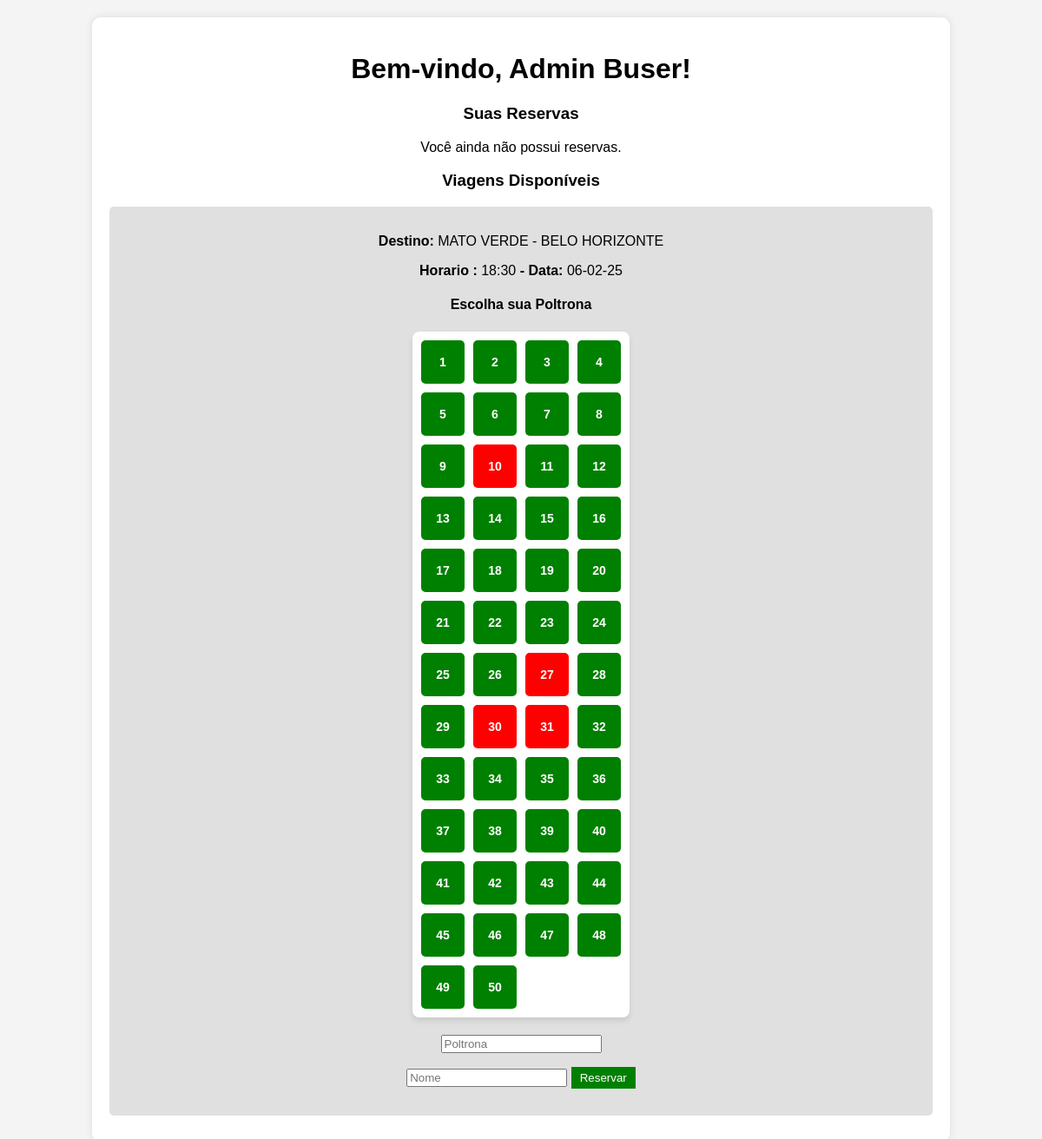
Screenshot of /user (signed in) with the database file from the repository.
### tables this page shows
CREATE TABLE usuarios (
                        id INTEGER PRIMARY KEY AUTOINCREMENT,
                        nome TEXT,
                        email TEXT UNIQUE,
                        senha TEXT,
                        tipo TEXT DEFAULT 'user',
                        idade INTEGER,
                        cidade TEXT);

CREATE TABLE viagens (
                        id INTEGER PRIMARY KEY AUTOINCREMENT,
                        origem TEXT,
                        destino TEXT,
                        data TEXT,
                        horario TEXT,
                        onibus TEXT);

### app.py (the view)
@app.route('/user')
def user():
    if 'usuario_id' in session:
        usuario_id = session['usuario_id']
        con = conectar_bd()
        cur = con.cursor()
        cur.execute("SELECT nome FROM usuarios WHERE id = ?", (usuario_id,))
        usuario = cur.fetchone()
        con.close()
        nome_usuario = usuario[0] if usuario else "Usuário"
        con = conectar_bd()
        cur = con.cursor()
        cur.execute("SELECT * FROM viagens")
        viagens = cur.fetchall()
        cur.execute("SELECT r.id, viagens.origem, viagens.destino, viagens.data, r.poltrona FROM reservas r JOIN viagens ON r.viagem_id = viagens.id WHERE r.usuario_id = ?", (usuario_id,))
        reservas = cur.fetchall()
        poltronas_ocupadas = {}
        for viagem in viagens:
            cur.execute("SELECT poltrona FROM reservas WHERE viagem_id = ? AND status = 'Confirmado'", (viagem[0],))
            ocupadas = cur.fetchall()
            poltronas_ocupadas[viagem[0]] = [row[0] for row in ocupadas]
        con.close()
        print(viagens)
        return render_template('user.html', viagens=viagens, reservas=reservas, poltronas_ocupadas=poltronas_ocupadas, nome_usuario=nome_usuario)
    return redirect(url_for('login'))

### app.py (called while the page is built)
def conectar_bd():
    return sqlite3.connect('banco.db', check_same_thread=False)

### templates/user.html (shortened to what this page needs)
<!DOCTYPE html>
<html lang="pt-br">
<head>
</head>
<body>
    <div class="container">
        <h1>Bem-vindo, {{ nome_usuario }}!</h1>
        <h3>Suas Reservas</h3>
        <div class="info">
            {% if reservas %}
                {% for reserva in reservas %}
                    <div class="viagem">
                        <p><strong>Destino:</strong> {{ reserva[2] }}</p>
                        <p><strong>Data:</strong> {{ reserva[3] }} - <strong>Poltrona:</strong> {{ reserva[4] }}</p>
                    </div>
                {% endfor %}
            {% else %}
                <p>Você ainda não possui reservas.</p>
            {% endif %}
        </div>
        <h3>Viagens Disponíveis</h3>
        {% if viagens %}
            {% for viagem in viagens %}
                <div class="viagem">
                    <p><strong>Destino:</strong> {{ viagem[2] }}</p>
                    <p> <strong>Horario :</strong> {{ viagem[4] }}<strong> - Data:</strong> {{ viagem[3] }}</p>
                    <h4>Escolha sua Poltrona</h4>
                    <div class="poltronas">
                        {% for i in range(1, 51) %}
                            <div class="poltrona {% if i in poltronas_ocupadas[viagem[0]] %}ocupada{% endif %}"
                                 onclick="selecionarPoltrona(this, 'poltrona_{{ viagem[0] }}')">
                                {{ i }}
                            </div>
                        {% endfor %}
                    </div>
                    <form method="POST" action="/reservar">
                        <input type="number" id="poltrona_{{ viagem[0] }}" name="poltrona" placeholder="Poltrona" required readonly>
			<p><input type="text" id="nome" name="nome" placeholder="Nome" required>
                        <button type="submit" class="btn">Reservar</button>
                    </form>
                </div>
            {% endfor %}
        {% else %}
            <p>Nenhuma viagem disponível no momento.</p>
        {% endif %}
    </div>
</body>
</html>

### templates/user.html (style rules this page uses)
body { font-family: Arial, sans-serif; background-color: #f4f4f4; text-align: center; }
.container { width: 80%; margin: 20px auto; background: white; padding: 20px; border-radius: 10px; box-shadow: 0px 0px 10px rgba(0, 0, 0, 0.1); }
.viagem { background: #e0e0e0; padding: 15px; margin: 10px 0; border-radius: 5px; }
.poltronas { display: grid; grid-template-columns: repeat(4, auto); gap: 10px; justify-content: center; margin: 20px auto; padding: 10px; width: fit-content; background: #fff; border-radius: 8px; box-shadow: 0px 4px 6px rgba(0, 0, 0, 0.1); }
.poltrona { width: 50px; height: 50px; background-color: green; color: white; border-radius: 5px; display: flex; align-items: center; justify-content: center; font-size: 14px; font-weight: bold; cursor: pointer; }
.poltrona.ocupada { background-color: red; cursor: not-allowed; }
.btn { background-color: green; color: white; border: none; padding: 5px 10px; cursor: pointer; }

### rows the page displays
usuarios: nome "Admin Buser"
viagens: destino "MATO VERDE - BELO HORIZONTE", horario "18:30", data "06-02-25", i "1" "2" "3" "4" "5" "6" "7" "8" "9" "10" "11" "12" "13" "14" "15" "16" "17" "18" "19" "20" "21" "22" "23" "24" "25" "26" "27" "28" "29" "30" "31" "32" "33" "34" "35" "36" "37" "38" "39" "40" "41" "42" "43" "44" "45" "46" "47" "48" "49" "50"
